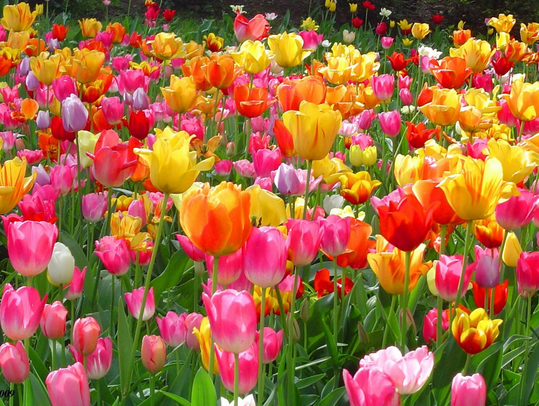
#> input picture Image processing/image.png, 539 x 406 px
$ python Image_Contrast.py
#> lines starting #> are read from the running program, lines starting #| are printed output that depends on the picture
#Program to adjust image contrast
#import opencv and numpy
import cv2
import numpy as np
#read the original image
img = cv2.imread("image.png")
#> img is the input picture: shape (406, 539, 3); mean B, G, R 62.4, 105.1, 164
#to contrast the image
contrast_img = cv2.addWeighted(img, 2.5, np.zeros(img.shape, img.dtype), 0, 0)
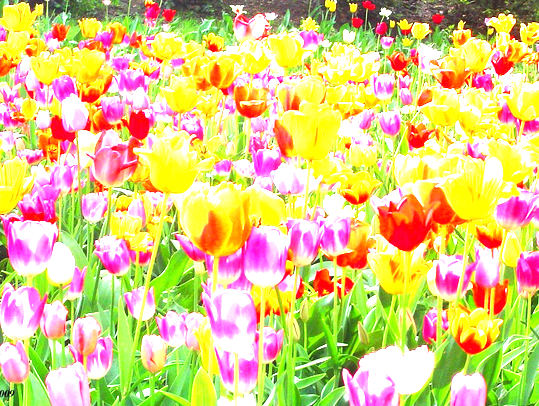
#> contrast_img: shape (406, 539, 3); mean B, G, R 128.1, 202.8, 222.2
#to display the image
cv2.imshow('Original Image', img)
cv2.imshow('Contrast Image', contrast_img)
cv2.waitKey(0)
